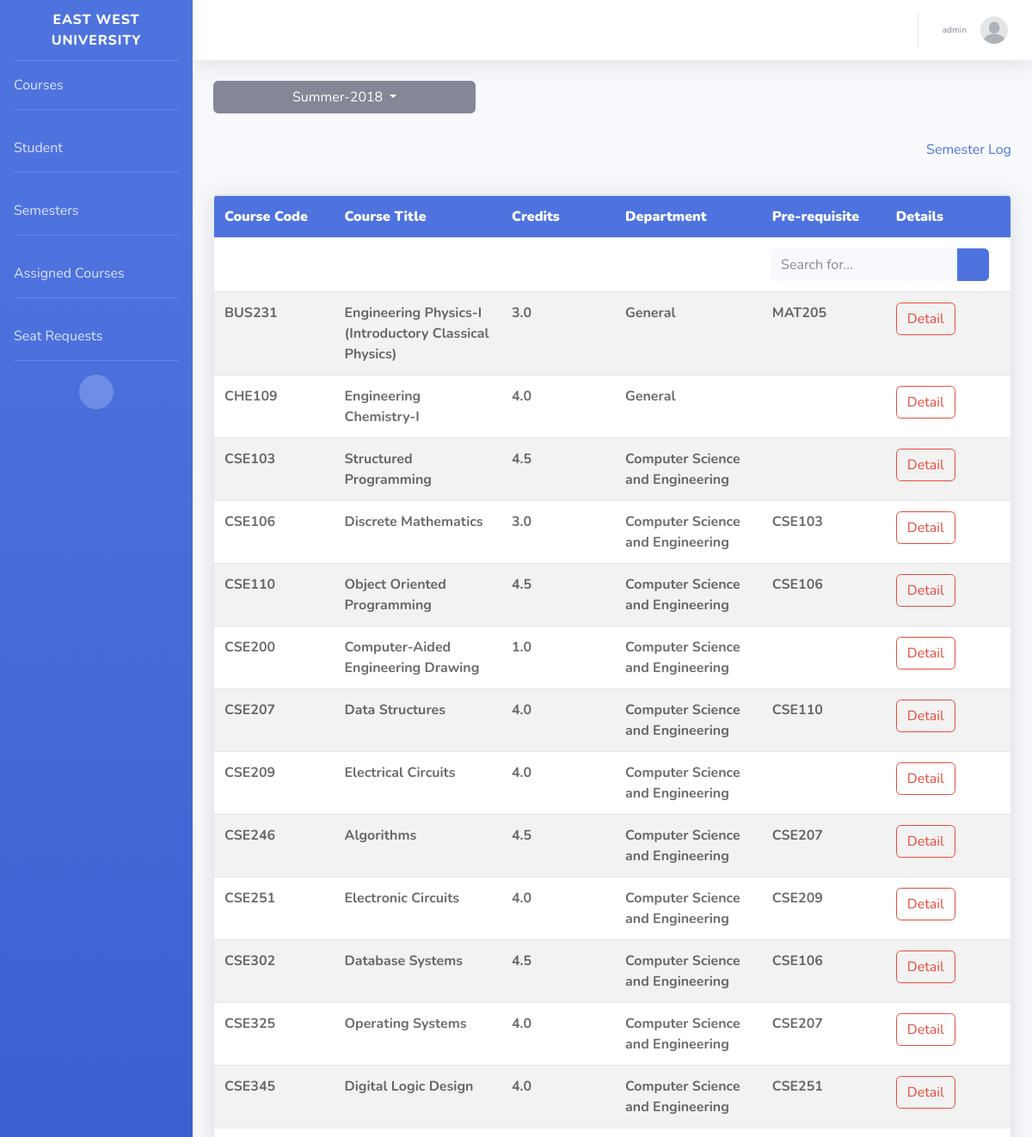
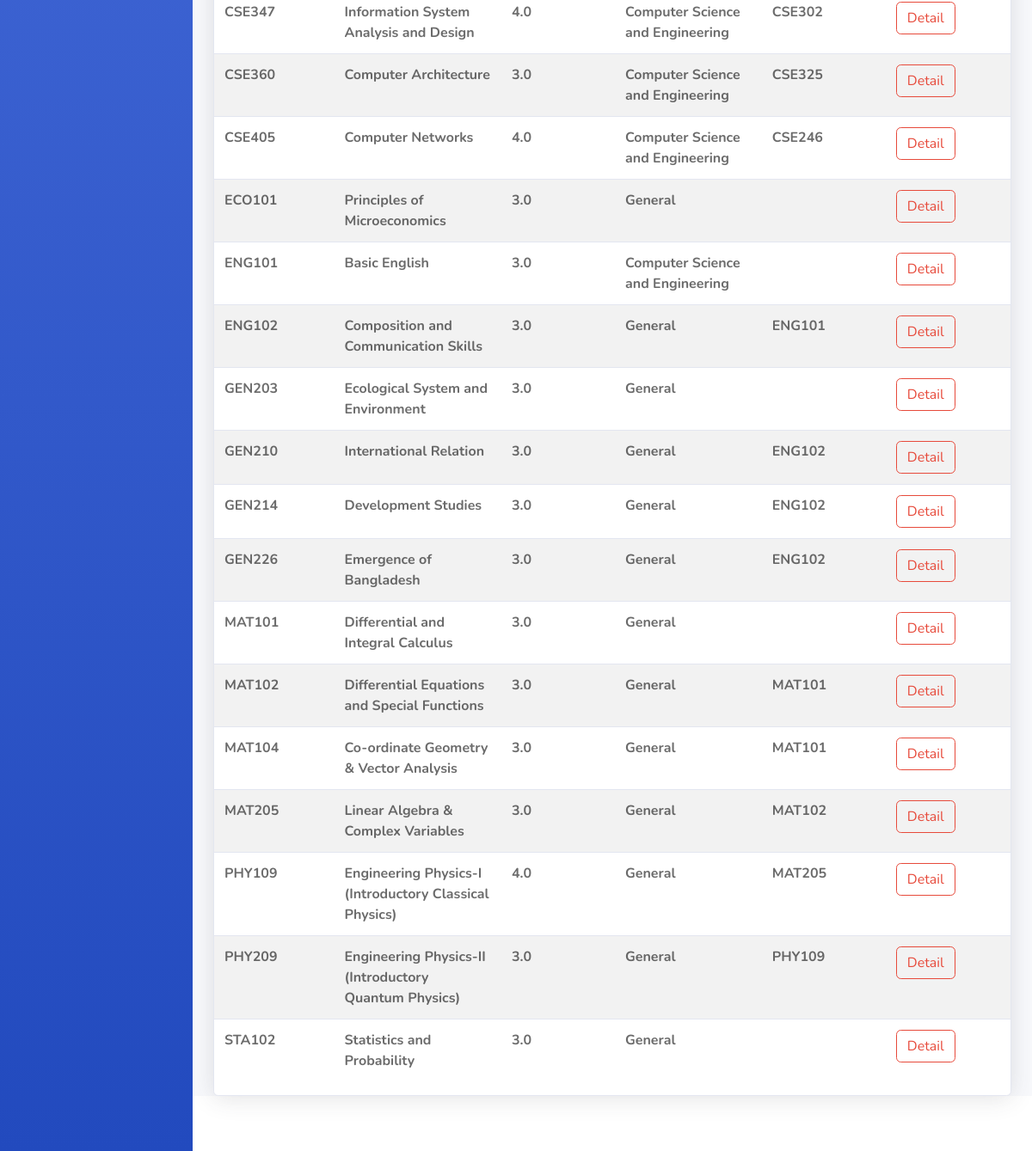
/course-list/ (signed in), run on the app's committed database (2 pictures, top to bottom).
### advising_portal/models.py (models this page shows, shortened)
class Faculty(models.Model):
    GENDERS = (
        (MALE, MALE),
        (FEMALE, FEMALE),
        (OTHER, OTHER)
    )
    faculty_id = models.CharField(max_length=100, primary_key=True)
    name = models.CharField(max_length=30)
    initials = models.CharField(max_length=10)
    profile_picture = models.ImageField(default='default.jpg', upload_to=image_directory_path, storage=image_storage)
    gender = models.CharField(max_length=10, choices=GENDERS, default=MALE)
    date_of_birth = models.DateField(null=True)
    address = models.CharField(max_length=30)
    username = models.OneToOneField(User, on_delete=models.SET_NULL, null=True)
    created_at = models.DateTimeField(default=timezone.now)
    created_by = models.ForeignKey(User, on_delete=models.SET_NULL, null=True, related_name='faculty_creator')
    updated_at = models.DateTimeField(null=True)
    updated_by = models.ForeignKey(User, on_delete=models.SET_NULL, null=True, related_name='faculty_updater')
    history = HistoricalRecords()

class Semester(models.Model):
    semester_id = models.AutoField(primary_key=True)
    semester_name = models.CharField(max_length=50, validators=[RegexValidator(r'(Spring|Summer|Fall)\-[0-9]{4}')])
    semester_starts_at = models.DateField()
    semester_ends_at = models.DateField()
    created_at = models.DateTimeField(default=timezone.now)
    created_by = models.ForeignKey(User, on_delete=models.SET_NULL, null=True, related_name='semester_creator')
    updated_at = models.DateTimeField(null=True)
    updated_by = models.ForeignKey(User, on_delete=models.SET_NULL, null=True, related_name='semester_updater')
    advising_status = models.BooleanField(default=False)
    is_active = models.BooleanField(default=False)
    add_drop_status = models.BooleanField(default=False)
    seat_request_status = models.BooleanField(default=False)
    history = HistoricalRecords()
    class Meta:
        ordering = ['-semester_id']

class Course(models.Model):
    course_id = models.CharField(max_length=100, primary_key=True)
    course_code = models.CharField(max_length=10)
    course_title = models.CharField(max_length=50)
    department = models.ForeignKey(Department, on_delete=models.SET_NULL, null=True, related_name='related_department')
    prerequisite_course = models.ForeignKey('self', on_delete=models.SET_NULL, null=True, related_name='related_prerequisite_course')
    credit = models.FloatField()
    created_at = models.DateTimeField(default=timezone.now)
    created_by = models.ForeignKey(User, on_delete=models.SET_NULL, null=True, related_name='related_created_by')
    semester = models.ForeignKey(Semester, on_delete=models.SET_NULL, null=True, related_name='related_semester')
    history = HistoricalRecords()
    class Meta:
        ordering = ['course_code']

class Department(models.Model):
    department_id = models.CharField(max_length=100, primary_key=True)
    department_name = models.CharField(max_length=50)
    created_at = models.DateTimeField(default=timezone.now)
    created_by = models.ForeignKey(User, on_delete=models.SET_NULL, null=True, related_name='department_creator')
    updated_at = models.DateTimeField(default=timezone.now)
    updated_by = models.ForeignKey(User, on_delete=models.SET_NULL, null=True, related_name='department_updater')
    chairman = models.OneToOneField(User, on_delete=models.SET_NULL, null=True, related_name='department_chairman')
    history = HistoricalRecords()

### users/decorators.py (the view)
        def wrapper_func(request, *args, **kwargs):
            group = None
            if request.user.groups.exists():
                group = request.user.groups.all()[0].name
            if group in allowed_roles:
                return view_func(request, *args, **kwargs)
            else:
                return render(request, 'advising_portal/401.html')

### advising_portal/templatetags/custom_tags.py (called while the page is built)
@register.filter(name='has_group')
def has_group(user, group_name):
    return user.groups.filter(name=group_name).exists()

### advising_portal/templates/advising_portal/course_list.html (shortened to what this page needs)
{% extends "advising_portal/base.html" %}
{% load static %}
{% load custom_tags %}
{% block content %}
    <div class="row">
        <div class="semesters-dropdown-menu col-8">
            <div class="dropdown">
                <button class="btn btn-secondary dropdown-toggle w-50" type="button" id="dropdownMenuButton"
                        data-toggle="dropdown" aria-haspopup="true" aria-expanded="false">
                    {{ semester_name }}
                </button>
            </div>
        </div>
    </div>
    <div align="right">
        <a href="{% url 'faculty-panel-semester-log' semester_id %}">Semester Log</a>
    </div>
    <div class="row">
        <div class="col-md-12 col-lg-12">
            <div class="table-responsive card shadow custom-left-table-align">
                <table id="myTable" class="table table-striped">
                    <tbody>
                    <tr>
                        <th class="col-md-1"><b>Course Code</b></th>
                        <th class="col-md-1"><b>Course Title</b></th>
                        <th class="col-md-1"><b>Credits</b></th>
                        <th class="col-md-1"><b>Department</b></th>
                        <th class="col-md-1"><b>Pre-requisite</b></th>
                        <th class="col-md-1"><b>Details</b></th>
                    </tr>
                    <tr>
                        <td colspan="6" align="right">
                            <form
                                    class="d-none d-sm-inline-block form-inline mr-auto ml-md-3 my-2 my-md-0 mw-100 navbar-search">
                                <div class="input-group custom-search-align">
                                    <input type="text" id="myInput" onkeyup="table_search(6)"
                                           class="form-control bg-light border-0 small" placeholder="Search for..."
                                           aria-label="Search" aria-describedby="basic-addon2">
                                    <div class="input-group-append">
                                        <button class="btn btn-primary" type="button">
                                            <i class="fas fa-search fa-sm"></i>
                                        </button>
                                    </div>
                                </div>
                            </form>
                        </td>
                    </tr>
                    {% for course in courses %}
                        <tr>
                            <td class="col-md-1">{{ course.course_code }}</td>
                            <td class="col-md-1">{{ course.course_title }}</td>
                            <td class="col-md-1">{{ course.credit }}</td>
                            <td class="col-md-1">{{ course.department }}</td>
                            <td class="col-md-1">{{ course.prerequisite_course }}</td>
                            <td class="col-md-1">
                                <button class="btn btn-outline-danger" type="submit" onclick="location.href='{% url 'faculty-panel-course-detail' course.course_id %}'">
                                    Detail
                                </button>
                            </td>
                        </tr>
                    {% endfor %}
                    </tbody>
                </table>
            </div>
        </div>
    </div>
{% endblock content %}

### advising_portal/templates/advising_portal/base.html (shortened to what this page needs)
{% load static %}
{% load custom_tags %}
<!DOCTYPE html>
<html lang="en">
<head>
    <link href="{% static 'advising_portal/requirements/fontawesome-free/css/all.min.css' %}" rel="stylesheet" type="text/css">
    <link href="{% static 'advising_portal/css/basic.min.css' %}" rel="stylesheet">
    <link href="{% static 'advising_portal/css/my_css.css' %}" rel="stylesheet">
</head>
<body id="page-top">
<div id="wrapper">
    <ul class="navbar-nav bg-gradient-primary sidebar sidebar-dark accordion" id="accordionSidebar">
        <a class="sidebar-brand d-flex align-items-center justify-content-center" href="{% url 'student-panel-home' %}">
            <div class="sidebar-brand-text mx-3">East West University</div>
        </a>
        <hr class="sidebar-divider my-0">
        {% if user|has_group:"student" %}
            <li class="nav-item">
                <a class="nav-link" href="{% url 'student-panel-portal' 'recommended' %}">
                    Advising
                </a>
            </li>
            <hr class="sidebar-divider">
            <li class="nav-item">
                <a class="nav-link" href="{% url 'student-panel-advised-courses' %}">
                    Advised Courses
                </a>
            </li>
            <hr class="sidebar-divider">
            <li class="nav-item">
                <a class="nav-link" href="{% url 'student-panel-request-section-list-view' %}">
                    Seat Request
                </a>
            </li>
            <hr class="sidebar-divider">
            <li class="nav-item">
                <a class="nav-link" href="{% url 'student-panel-grade-report' %}">
                    Grade Report
                </a>
            </li>
            <hr class="sidebar-divider d-none d-md-block">
        {% else %}
            <li class="nav-item">
                <a class="nav-link" href="{% url 'faculty-panel-course-list' %}">
                    Courses
                </a>
            </li>
            <hr class="sidebar-divider">
            <li class="nav-item">
                <a class="nav-link" href="{% url 'faculty-panel-student-list' %}">
                    Student
                </a>
            </li>
            <hr class="sidebar-divider">
            <li class="nav-item">
                <a class="nav-link" href="{% url 'faculty-panel-semester-list' %}">
                    Semesters
                </a>
            </li>
            <hr class="sidebar-divider">
            <li class="nav-item">
                <a class="nav-link" href="{% url 'faculty-panel-assigned-sections' %}">
                    Assigned Courses
                </a>
            </li>
            <hr class="sidebar-divider">
            <li class="nav-item">
                <a class="nav-link" href="{% url 'faculty-panel-section-request-list' %}">
                    Seat Requests
                </a>
            </li>
            <hr class="sidebar-divider">
        {% endif %}
        <div class="text-center d-none d-md-inline">
            <button class="rounded-circle border-0" id="sidebarToggle"></button>
        </div>
    </ul>
    <div id="content-wrapper" class="d-flex flex-column">
        <div id="content">
            <nav class="navbar navbar-expand navbar-light bg-white topbar mb-4 static-top shadow">
                <ul class="navbar-nav ml-auto">
                    <li class="nav-item dropdown no-arrow">
                        <a class="nav-link dropdown-toggle" href="#" id="userDropdown" role="button"
                           data-toggle="dropdown" aria-haspopup="true" aria-expanded="false">
                            <span class="mr-2 d-none d-lg-inline text-gray-600 small">
                                    {% if user|has_group:"student" %}
                                        <span class="mr-2 d-none d-lg-inline text-gray-600 small">{{ user.student.name }}</span>
                                    {% else %}
                                        <span class="mr-2 d-none d-lg-inline text-gray-600 small">{{ user.faculty.name }}</span>
                                    {% endif %}
                                </span>
                            {% if user|has_group:"student" %}
                                <img class="img-profile rounded-circle" src="{{ user.student.profile_picture.url }}">
                            {% else %}
                                <img class="img-profile rounded-circle" src="{{ user.faculty.profile_picture.url }}">
                            {% endif %}
                        </a>
                    </li>
                </ul>
            </nav>
            <div class="container-fluid">
                {% block content %}{% endblock %}
            </div>
        </div>
        <footer class="sticky-footer bg-white">
        </footer>
    </div>
</div>
</body>
</html>

### advising_portal/static/advising_portal/css/my_css.css (style rules this page uses)
.custom-search-align { padding-right: 13px; }
.custom-left-table-align { margin-top: 40px; }
.custom-left-table-align th { background-color: #4e73df; color: #ffffff; }
.custom-left-table-align td { color: rgba(0, 0, 0, 0.58); font-weight: bold; }
.semesters-dropdown-menu { padding-bottom: 30px; }

### data on the page
Semester: semester_name "Summer-2018"
Course: course_code "BUS231", course_title "Engineering Physics-I (Introductory Classical Physics)", credit "3.0"
Department: department "General" "General" "General" "General" "General" "General" "General" "General" "General" "General" "General" "General" "General" "General" "General"
Course: prerequisite_course "MAT205" "MAT205", course_code "MAT205", course_title "Linear Algebra & Complex Variables", credit "3.0"
Course: course_code "CHE109", course_title "Engineering Chemistry-I", credit "4.0"
Course: course_code "CSE103", course_title "Structured Programming", credit "4.5", prerequisite_course "CSE103"
Department: department "Computer Science and Engineering" "Computer Science and Engineering" "Computer Science and Engineering" "Computer Science and Engineering" "Computer Science and Engineering" "Computer Science and Engineering" "Computer Science and Engineering" "Computer Science and Engineering" "Computer Science and Engineering" "Computer Science and Engineering" "Computer Science and Engineering" "Computer Science and Engineering" "Computer Science and Engineering" "Computer Science and Engineering" "Computer Science and Engineering"
Course: course_code "CSE106", course_title "Discrete Mathematics", credit "3.0", prerequisite_course "CSE106" "CSE106"
Course: course_code "CSE110", course_title "Object Oriented Programming", credit "4.5", prerequisite_course "CSE110"
Course: course_code "CSE200", course_title "Computer-Aided Engineering Drawing", credit "1.0"
Course: course_code "CSE207", course_title "Data Structures", credit "4.0", prerequisite_course "CSE207" "CSE207"
Course: course_code "CSE209", course_title "Electrical Circuits", credit "4.0", prerequisite_course "CSE209"
Course: course_code "CSE246", course_title "Algorithms", credit "4.5", prerequisite_course "CSE246"
Course: course_code "CSE251", course_title "Electronic Circuits", credit "4.0", prerequisite_course "CSE251"
Course: course_code "CSE302", course_title "Database Systems", credit "4.5", prerequisite_course "CSE302"
Course: course_code "CSE325", course_title "Operating Systems", credit "4.0", prerequisite_course "CSE325"
Course: course_code "CSE345", course_title "Digital Logic Design", credit "4.0"
Course: course_code "CSE347", course_title "Information System Analysis and Design", credit "4.0"
Course: course_code "CSE360", course_title "Computer Architecture", credit "3.0"
Course: course_code "CSE405", course_title "Computer Networks", credit "4.0"
Course: course_code "ECO101", course_title "Principles of Microeconomics", credit "3.0"
Course: course_code "ENG101", course_title "Basic English", credit "3.0", prerequisite_course "ENG101"
Course: course_code "ENG102", course_title "Composition and Communication Skills", credit "3.0", prerequisite_course "ENG102" "ENG102" "ENG102"
Course: course_code "GEN203", course_title "Ecological System and Environment", credit "3.0"
Course: course_code "GEN210", course_title "International Relation", credit "3.0"
Course: course_code "GEN214", course_title "Development Studies", credit "3.0"
Course: course_code "GEN226", course_title "Emergence of Bangladesh", credit "3.0"
Course: course_code "MAT101", course_title "Differential and Integral Calculus", credit "3.0", prerequisite_course "MAT101" "MAT101"
Course: course_code "MAT102", course_title "Differential Equations and Special Functions", credit "3.0", prerequisite_course "MAT102"
Course: course_code "MAT104", course_title "Co-ordinate Geometry & Vector Analysis", credit "3.0"
Course: course_code "PHY109", course_title "Engineering Physics-I (Introductory Classical Physics)", credit "4.0", prerequisite_course "PHY109"
Course: course_code "PHY209", course_title "Engineering Physics-II (Introductory Quantum Physics)", credit "3.0"
Course: course_code "STA102", course_title "Statistics and Probability", credit "3.0"

### other printed values
{{ user.faculty.name }} "admin"
